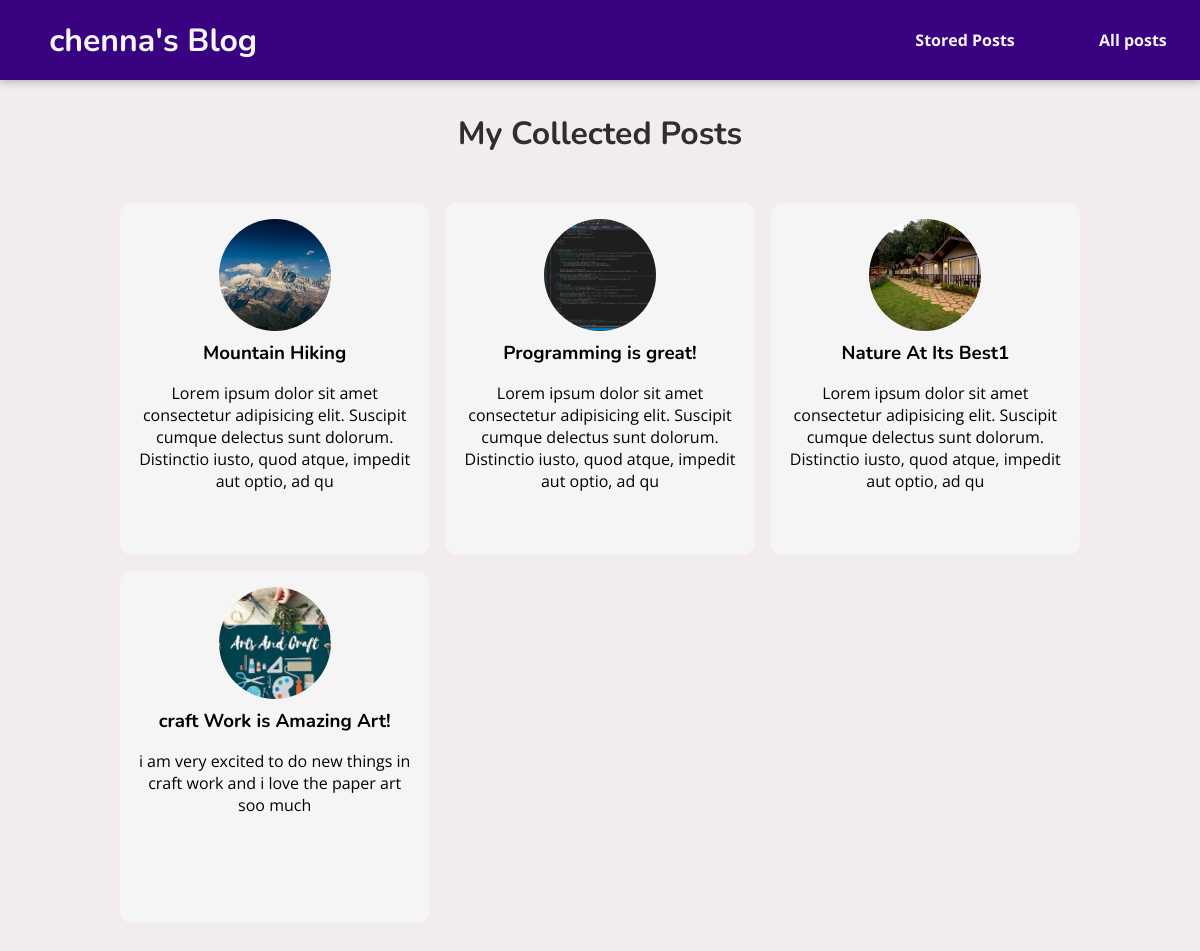
The page /posts on the database its author committed.
### blog/models.py (models this page shows, shortened)
class Post(models.Model):
    title = models.CharField(max_length=100)
    excerpt = models.CharField(max_length=150)
    image = models.ImageField(upload_to="posts", null=True)
    date = models.DateField(auto_now=True)
    slug = models.SlugField(unique=True, db_index=True)
    content = models.TextField(validators=[MinLengthValidator(10)])
    author = models.ForeignKey(Author, on_delete=models.SET_NULL, null=True, related_name="posts")
    tags = models.ManyToManyField(Tag)

### blog/views.py (the view)
# urls.py: path("posts", views.AllPostsView.as_view(), name="posts_page"),
class AllPostsView(ListView):
    template_name = "blog/all-posts.html"
    model = Post
    ordering = ["-date"]
    context_object_name = "all_posts"

### blog/templates/blog/all-posts.html (shortened to what this page needs)
{% extends "base.html" %}
{% load static %}
{% block css-file %}
    <link rel="stylesheet" href="{% static "blog/post.css"%}">
    <link rel="stylesheet" href="{% static "blog/all-posts.css"%}">
{% endblock %}
{% block content %}
    <section id="all-posts">
        <h2>My Collected Posts</h2>
        <ul>
            {% for post in all_posts %}
            {% include "blog/include/post.html"%}
            {% endfor %}
        </ul>
    </section>
{% endblock %}

### blog/templates/blog/include/post.html
<li>
    <article class="post">
        <a href="{% url "post_detail_page" post.slug %}">
            <div class="circle">
                <img src="{{post.image.url}}" alt="{{ post.title }}">
            </div>
            <div>
                <h3>{{ post.title }}</h3>
                <p>{{ post.excerpt }}</p>
            </div>
        </a>
    </article>
</li>

### static/base.css (style rules this page uses)
* { box-sizing: border-box; }
html { font-family:"Open Sans", sans-serif, "Nunito", "Edu VIC WA NT Beginner", cursive; }
body { margin: 0; }
h1, h2, h3 { font-family: 'Nunito', 'Open Sans', sans-serif; font-weight: bold; }

### blog/static/blog/post.css (style rules this page uses)
.post { display: flex; flex-direction: column; align-items: center; text-align: center; }
.post a { text-decoration: none; color: black; transition: all 0.2s ease; padding: 1rem; }
.post img { height: 5rem; width: 5rem; border-radius: 50%; object-fit: cover; }
.post h3 { margin: 0.25rem 0; }

### blog/static/blog/all-posts.css (style rules this page uses)
body { background-color: #f3ecec; }
#all-posts { margin: 7rem auto; width: 90%; max-width: 60rem; }
#all-posts h2 { text-align: center; font-size: 2rem; color: #2e2e2e; margin: 3rem 0; }
#all-posts ul { list-style: none; margin: 0; padding: 0; display: grid; grid-template-columns: repeat(auto-fill, minmax(17rem, 1fr)); gap: 1rem; }
.post img { width: 7rem; height: 7rem; }
.post a { height: 22rem; transform-origin: center; box-shadow: 1 2px 8px rgba(0, 0, 0, 0.25); border-radius: 12px; background-color: whitesmoke; }

### rows shown on the page
Post: image (picture), title "Mountain Hiking", excerpt "Lorem ipsum dolor sit amet consectetur adipisicing elit. Suscipit cumque delectus sunt dolorum. Distinctio iusto, quod atque, impedit aut optio, ad qu"
Post: image (picture), title "Programming is great!", excerpt "Lorem ipsum dolor sit amet consectetur adipisicing elit. Suscipit cumque delectus sunt dolorum. Distinctio iusto, quod atque, impedit aut optio, ad qu"
Post: image (picture), title "Nature At Its Best1", excerpt "Lorem ipsum dolor sit amet consectetur adipisicing elit. Suscipit cumque delectus sunt dolorum. Distinctio iusto, quod atque, impedit aut optio, ad qu"
Post: image (picture), title "craft Work is Amazing Art!", excerpt "i am very excited to do new things in craft work and i love the paper art soo much"
